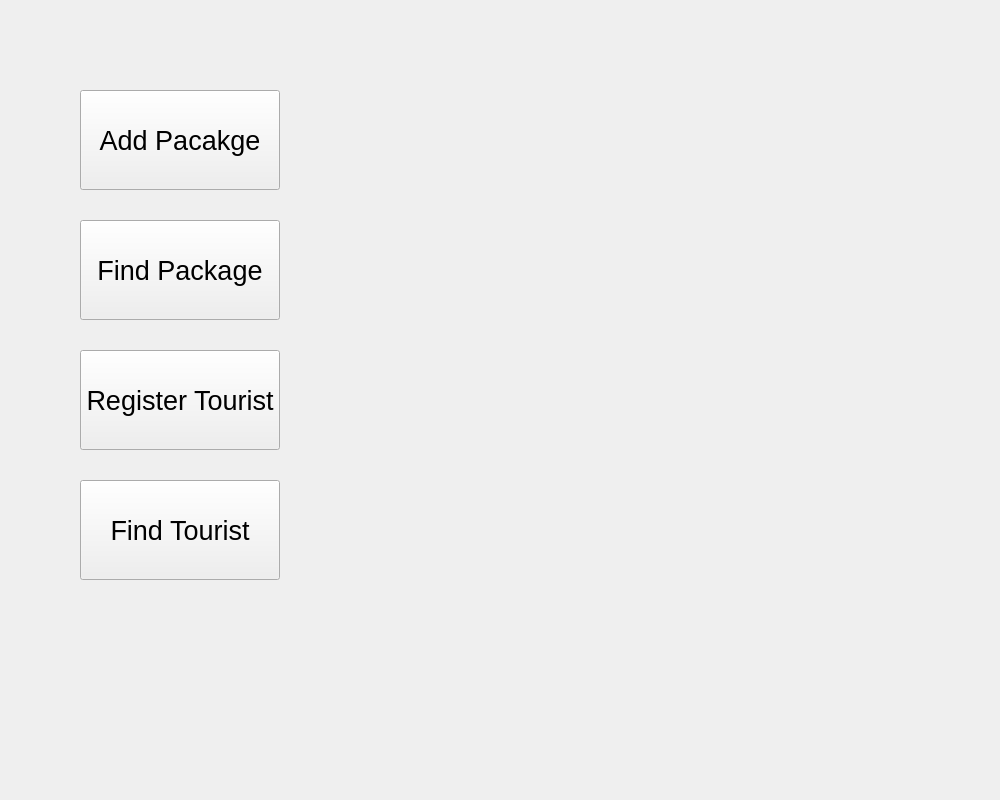
<?xml version="1.0" encoding="UTF-8"?>
<ui version="4.0">
 <class>MainWindow</class>
 <widget class="QMainWindow" name="MainWindow">
  <property name="geometry">
   <rect>
    <x>0</x>
    <y>0</y>
    <width>1000</width>
    <height>800</height>
   </rect>
  </property>
  <property name="minimumSize">
   <size>
    <width>1000</width>
    <height>800</height>
   </size>
  </property>
  <property name="maximumSize">
   <size>
    <width>1000</width>
    <height>800</height>
   </size>
  </property>
  <property name="tabletTracking">
   <bool>false</bool>
  </property>
  <property name="windowTitle">
   <string>MyTouristManager 1.0</string>
  </property>
  <property name="styleSheet">
   <string notr="true"/>
  </property>
  <widget class="QWidget" name="centralwidget">
   <widget class="QPushButton" name="pushButton">
    <property name="geometry">
     <rect>
      <x>80</x>
      <y>90</y>
      <width>200</width>
      <height>100</height>
     </rect>
    </property>
    <property name="minimumSize">
     <size>
      <width>200</width>
      <height>100</height>
     </size>
    </property>
    <property name="maximumSize">
     <size>
      <width>200</width>
      <height>65</height>
     </size>
    </property>
    <property name="font">
     <font>
      <pointsize>20</pointsize>
     </font>
    </property>
    <property name="autoFillBackground">
     <bool>false</bool>
    </property>
    <property name="styleSheet">
     <string notr="true"/>
    </property>
    <property name="text">
     <string>Add Pacakge</string>
    </property>
   </widget>
   <widget class="QPushButton" name="pushButton_5">
    <property name="geometry">
     <rect>
      <x>80</x>
      <y>350</y>
      <width>200</width>
      <height>100</height>
     </rect>
    </property>
    <property name="minimumSize">
     <size>
      <width>200</width>
      <height>100</height>
     </size>
    </property>
    <property name="maximumSize">
     <size>
      <width>200</width>
      <height>100</height>
     </size>
    </property>
    <property name="font">
     <font>
      <pointsize>20</pointsize>
     </font>
    </property>
    <property name="styleSheet">
     <string notr="true"/>
    </property>
    <property name="text">
     <string>Register Tourist</string>
    </property>
   </widget>
   <widget class="QPushButton" name="pushButton_6">
    <property name="geometry">
     <rect>
      <x>80</x>
      <y>220</y>
      <width>200</width>
      <height>100</height>
     </rect>
    </property>
    <property name="minimumSize">
     <size>
      <width>200</width>
      <height>100</height>
     </size>
    </property>
    <property name="maximumSize">
     <size>
      <width>200</width>
      <height>100</height>
     </size>
    </property>
    <property name="font">
     <font>
      <pointsize>20</pointsize>
     </font>
    </property>
    <property name="styleSheet">
     <string notr="true"/>
    </property>
    <property name="text">
     <string>Find Package</string>
    </property>
   </widget>
   <widget class="QPushButton" name="pushButton_7">
    <property name="geometry">
     <rect>
      <x>80</x>
      <y>480</y>
      <width>200</width>
      <height>100</height>
     </rect>
    </property>
    <property name="minimumSize">
     <size>
      <width>200</width>
      <height>100</height>
     </size>
    </property>
    <property name="maximumSize">
     <size>
      <width>200</width>
      <height>100</height>
     </size>
    </property>
    <property name="font">
     <font>
      <pointsize>20</pointsize>
     </font>
    </property>
    <property name="styleSheet">
     <string notr="true"/>
    </property>
    <property name="text">
     <string>Find Tourist</string>
    </property>
   </widget>
  </widget>
 </widget>
 <resources/>
 <connections/>
</ui>
